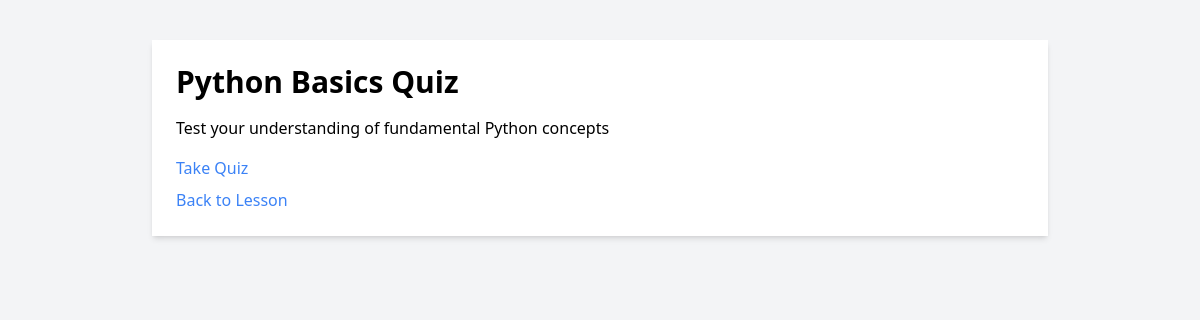
/quizzes.php?chapter_id=1 (signed in), run on the app's committed database.
### tables this page shows
CREATE TABLE `quizzes` (
  `id` int(11) NOT NULL,
  `chapter_id` int(11) NOT NULL,
  `quiz_title` varchar(255) NOT NULL,
  `quiz_content` text DEFAULT NULL,
  `sort_order` int(11) DEFAULT 0
);

### quizzes.php (the view, shortened to what this page needs)
<?php
include('db.php');
$chapter_id = $_GET['chapter_id'];
$stmt = $conn->prepare("SELECT * FROM quizzes WHERE chapter_id = ? ORDER BY sort_order ASC LIMIT 1");
$stmt->bind_param("i", $chapter_id);
$stmt->execute();
$quizResult = $stmt->get_result();
$quiz = $quizResult->fetch_assoc();
?>
<!DOCTYPE html>
<html lang="en">
<head>
  <script src="https://cdn.tailwindcss.com"></script>
</head>
<body class="bg-gray-100">
  <div class="max-w-4xl mx-auto p-6 bg-white shadow-md mt-10">
    <h1 class="text-3xl font-bold mb-4"><?= htmlspecialchars($quiz['quiz_title']); ?></h1>
    <p class="mb-4"><?= nl2br(htmlspecialchars($quiz['quiz_content'])); ?></p>
    <a href="take_quiz.php?quiz_id=<?= $quiz['id']; ?>" class="text-blue-500 hover:underline">Take Quiz</a>
    <br>
    <a href="lessons.php?module_id=<?= (isset($_GET['module_id']) ? $_GET['module_id'] : 0); ?>" class="mt-2 inline-block text-blue-500 hover:underline">Back to Lesson</a>
  </div>
</body>
</html>

### data on the page
quizzes: quiz_title "Python Basics Quiz", quiz_content "Test your understanding of fundamental Python concepts"
